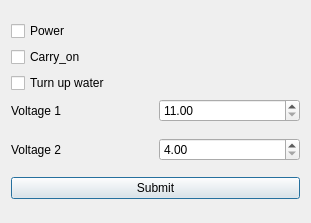
<?xml version="1.0" encoding="UTF-8"?>
<ui version="4.0">
 <class>Dialog</class>
 <widget class="QDialog" name="Dialog">
  <property name="geometry">
   <rect>
    <x>0</x>
    <y>0</y>
    <width>311</width>
    <height>223</height>
   </rect>
  </property>
  <property name="windowTitle">
   <string>Option</string>
  </property>
  <layout class="QVBoxLayout" name="verticalLayout_2">
   <item>
    <layout class="QVBoxLayout" name="verticalLayout">
     <item>
      <widget class="QCheckBox" name="checkBox">
       <property name="text">
        <string>Power</string>
       </property>
      </widget>
     </item>
     <item>
      <widget class="QCheckBox" name="checkBox_2">
       <property name="text">
        <string>Carry_on</string>
       </property>
      </widget>
     </item>
     <item>
      <widget class="QCheckBox" name="checkBox_3">
       <property name="text">
        <string>Turn up water</string>
       </property>
      </widget>
     </item>
     <item>
      <layout class="QHBoxLayout" name="horizontalLayout">
       <item>
        <widget class="QLabel" name="label">
         <property name="text">
          <string>Voltage 1</string>
         </property>
        </widget>
       </item>
       <item>
        <widget class="QDoubleSpinBox" name="doubleSpinBox_2">
         <property name="minimum">
          <double>11.000000000000000</double>
         </property>
         <property name="maximum">
          <double>13.000000000000000</double>
         </property>
         <property name="singleStep">
          <double>0.100000000000000</double>
         </property>
        </widget>
       </item>
      </layout>
     </item>
    </layout>
   </item>
   <item>
    <layout class="QVBoxLayout" name="verticalLayout_3">
     <item>
      <layout class="QHBoxLayout" name="horizontalLayout_2">
       <item>
        <widget class="QLabel" name="label_2">
         <property name="text">
          <string>Voltage 2</string>
         </property>
        </widget>
       </item>
       <item>
        <widget class="QDoubleSpinBox" name="doubleSpinBox">
         <property name="minimum">
          <double>4.000000000000000</double>
         </property>
         <property name="maximum">
          <double>5.000000000000000</double>
         </property>
         <property name="singleStep">
          <double>0.100000000000000</double>
         </property>
        </widget>
       </item>
      </layout>
     </item>
    </layout>
   </item>
   <item>
    <layout class="QVBoxLayout" name="verticalLayout_4">
     <item>
      <widget class="QPushButton" name="pushButton">
       <property name="text">
        <string>Submit</string>
       </property>
      </widget>
     </item>
    </layout>
   </item>
  </layout>
 </widget>
 <resources/>
 <connections/>
</ui>
